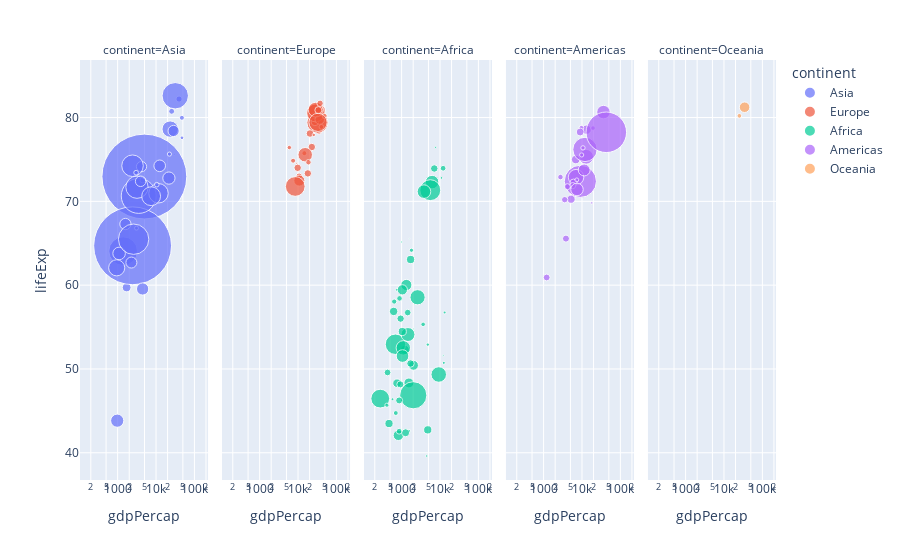

Notebook code cell kept with this figure:
### Markdown cell above
### Creating Interactive Animations and Facet Plots

### Code cell
px.scatter(gapminder2007, x="gdpPercap", y="lifeExp", color='continent',
          size="pop", size_max=60, hover_name="country", facet_col="continent", log_x=True)

### Figure 1 — Plotly figure (JSON) as saved in the notebook; plotly's stock layout.template omitted (floating-point values rounded to 4 significant figures)
{"data": [{"hovertemplate": "<b>%{hovertext}</b><br><br>continent=Asia<br>gdpPercap=%{x}<br>lifeExp=%{y}<br>pop=%{marker.size}<extra></extra>", "hovertext": ["Afghanistan", "Bahrain", "Bangladesh", "Cambodia", "China", "Hong Kong, China", "India", "Indonesia", "Iran", "Iraq", "Israel", "Japan", "Jordan", "Korea, Dem. Rep.", "Korea, Rep.", "Kuwait", "Lebanon", "Malaysia", "Mongolia", "Myanmar", "Nepal", "Oman", "Pakistan", "Philippines", "Saudi Arabia", "Singapore", "Sri Lanka", "Syria", "Taiwan", "Thailand", "Vietnam", "West Bank and Gaza", "Yemen, Rep."], "legendgroup": "Asia", "marker": {"color": "#636efa", "size": [31889923, 708573, 150448339, 14131858, 1318683096, 6980412, 1110396331, 223547000, 69453570, 27499638, 6426679, 127467972, 6053193, 23301725, 49044790, 2505559, 3921278, 24821286, 2874127, 47761980, 28901790, 3204897, 169270617, 91077287, 27601038, 4553009, 20378239, 19314747, 23174294, 65068149, 85262356, 4018332, 22211743], "sizemode": "area", "sizeref": 366300.0, "symbol": "circle"}, "mode": "markers", "name": "Asia", "orientation": "v", "showlegend": true, "type": "scatter", "x": [974.6, 29800.0, 1391.0, 1714.0, 4959.0, 39720.0, 2452.0, 3541.0, 11610.0, 4471.0, 25520.0, 31660.0, 4519.0, 1593.0, 23350.0, 47310.0, 10460.0, 12450.0, 3096.0, 944, 1091.0, 22320.0, 2606.0, 3190.0, 21650.0, 47140.0, 3970.0, 4185.0, 28720.0, 7458.0, 2442.0, 3025.0, 2281.0], "xaxis": "x", "y": [43.83, 75.64, 64.06, 59.72, 72.96, 82.21, 64.7, 70.65, 70.96, 59.55, 80.75, 82.6, 72.53, 67.3, 78.62, 77.59, 71.99, 74.24, 66.8, 62.07, 63.78, 75.64, 65.48, 71.69, 72.78, 79.97, 72.4, 74.14, 78.4, 70.62, 74.25, 73.42, 62.7], "yaxis": "y"}, {"hovertemplate": "<b>%{hovertext}</b><br><br>continent=Europe<br>gdpPercap=%{x}<br>lifeExp=%{y}<br>pop=%{marker.size}<extra></extra>", "hovertext": ["Albania", "Austria", "Belgium", "Bosnia and Herzegovina", "Bulgaria", "Croatia", "Czech Republic", "Denmark", "Finland", "France", "Germany", "Greece", "Hungary", "Iceland", "Ireland", "Italy", "Montenegro", "Netherlands", "Norway", "Poland", "Portugal", "Romania", "Serbia", "Slovak Republic", "Slovenia", "Spain", "Sweden", "Switzerland", "Turkey", "United Kingdom"], "legendgroup": "Europe", "marker": {"color": "#EF553B", "size": [3600523, 8199783, 10392226, 4552198, 7322858, 4493312, 10228744, 5468120, 5238460, 61083916, 82400996, 10706290, 9956108, 301931, 4109086, 58147733, 684736, 16570613, 4627926, 38518241, 10642836, 22276056, 10150265, 5447502, 2009245, 40448191, 9031088, 7554661, 71158647, 60776238], "sizemode": "area", "sizeref": 366300.0, "symbol": "circle"}, "mode": "markers", "name": "Europe", "orientation": "v", "showlegend": true, "type": "scatter", "x": [5937.0, 36130.0, 33690.0, 7446.0, 10680.0, 14620.0, 22830.0, 35280.0, 33210.0, 30470.0, 32170.0, 27540.0, 18010.0, 36180.0, 40680.0, 28570.0, 9254.0, 36800.0, 49360.0, 15390.0, 20510.0, 10810.0, 9787.0, 18680.0, 25770.0, 28820.0, 33860.0, 37510.0, 8458.0, 33200.0], "xaxis": "x2", "y": [76.42, 79.83, 79.44, 74.85, 73.0, 75.75, 76.49, 78.33, 79.31, 80.66, 79.41, 79.48, 73.34, 81.76, 78.89, 80.55, 74.54, 79.76, 80.2, 75.56, 78.1, 72.48, 74.0, 74.66, 77.93, 80.94, 80.88, 81.7, 71.78, 79.42], "yaxis": "y2"}, {"hovertemplate": "<b>%{hovertext}</b><br><br>continent=Africa<br>gdpPercap=%{x}<br>lifeExp=%{y}<br>pop=%{marker.size}<extra></extra>", "hovertext": ["Algeria", "Angola", "Benin", "Botswana", "Burkina Faso", "Burundi", "Cameroon", "Central African Republic", "Chad", "Comoros", "Congo, Dem. Rep.", "Congo, Rep.", "Cote d'Ivoire", "Djibouti", "Egypt", "Equatorial Guinea", "Eritrea", "Ethiopia", "Gabon", "Gambia", "Ghana", "Guinea", "Guinea-Bissau", "Kenya", "Lesotho", "Liberia", "Libya", "Madagascar", "Malawi", "Mali", "Mauritania", "Mauritius", "Morocco", "Mozambique", "Namibia", "Niger", "Nigeria", "Reunion", "Rwanda", "Sao Tome and Principe", "Senegal", "Sierra Leone", "Somalia", "South Africa", "Sudan", "Swaziland", "Tanzania", "Togo", "Tunisia", "Uganda", "Zambia", "Zimbabwe"], "legendgroup": "Africa", "marker": {"color": "#00cc96", "size": [33333216, 12420476, 8078314, 1639131, 14326203, 8390505, 17696293, 4369038, 10238807, 710960, 64606759, 3800610, 18013409, 496374, 80264543, 551201, 4906585, 76511887, 1454867, 1688359, 22873338, 9947814, 1472041, 35610177, 2012649, 3193942, 6036914, 19167654, 13327079, 12031795, 3270065, 1250882, 33757175, 19951656, 2055080, 12894865, 135031164, 798094, 8860588, 199579, 12267493, 6144562, 9118773, 43997828, 42292929, 1133066, 38139640, 5701579, 10276158, 29170398, 11746035, 12311143], "sizemode": "area", "sizeref": 366300.0, "symbol": "circle"}, "mode": "markers", "name": "Africa", "orientation": "v", "showlegend": true, "type": "scatter", "x": [6223.0, 4797.0, 1441.0, 12570.0, 1217.0, 430.1, 2042.0, 706.0, 1704.0, 986.1, 277.6, 3633.0, 1545.0, 2082.0, 5581.0, 12150.0, 641.4, 690.8, 13210.0, 752.7, 1328.0, 942.7, 579.2, 1463.0, 1569.0, 414.5, 12060.0, 1045.0, 759.3, 1043.0, 1803.0, 10960.0, 3820.0, 823.7, 4811.0, 619.7, 2014.0, 7670.0, 863.1, 1598.0, 1712.0, 862.5, 926.1, 9270.0, 2602.0, 4513.0, 1107.0, 883.0, 7093.0, 1056.0, 1271.0, 469.7], "xaxis": "x3", "y": [72.3, 42.73, 56.73, 50.73, 52.3, 49.58, 50.43, 44.74, 50.65, 65.15, 46.46, 55.32, 48.33, 54.79, 71.34, 51.58, 58.04, 52.95, 56.73, 59.45, 60.02, 56.01, 46.39, 54.11, 42.59, 45.68, 73.95, 59.44, 48.3, 54.47, 64.16, 72.8, 71.16, 42.08, 52.91, 56.87, 46.86, 76.44, 46.24, 65.53, 63.06, 42.57, 48.16, 49.34, 58.56, 39.61, 52.52, 58.42, 73.92, 51.54, 42.38, 43.49], "yaxis": "y3"}, {"hovertemplate": "<b>%{hovertext}</b><br><br>continent=Americas<br>gdpPercap=%{x}<br>lifeExp=%{y}<br>pop=%{marker.size}<extra></extra>", "hovertext": ["Argentina", "Bolivia", "Brazil", "Canada", "Chile", "Colombia", "Costa Rica", "Cuba", "Dominican Republic", "Ecuador", "El Salvador", "Guatemala", "Haiti", "Honduras", "Jamaica", "Mexico", "Nicaragua", "Panama", "Paraguay", "Peru", "Puerto Rico", "Trinidad and Tobago", "United States", "Uruguay", "Venezuela"], "legendgroup": "Americas", "marker": {"color": "#ab63fa", "size": [40301927, 9119152, 190010647, 33390141, 16284741, 44227550, 4133884, 11416987, 9319622, 13755680, 6939688, 12572928, 8502814, 7483763, 2780132, 108700891, 5675356, 3242173, 6667147, 28674757, 3942491, 1056608, 301139947, 3447496, 26084662], "sizemode": "area", "sizeref": 366300.0, "symbol": "circle"}, "mode": "markers", "name": "Americas", "orientation": "v", "showlegend": true, "type": "scatter", "x": [12780.0, 3822.0, 9066.0, 36320.0, 13170.0, 7007.0, 9645.0, 8948.0, 6025.0, 6873.0, 5728.0, 5186.0, 1202.0, 3548.0, 7321.0, 11980.0, 2749.0, 9809.0, 4173.0, 7409.0, 19330.0, 18010.0, 42950.0, 10610.0, 11420.0], "xaxis": "x4", "y": [75.32, 65.55, 72.39, 80.65, 78.55, 72.89, 78.78, 78.27, 72.23, 74.99, 71.88, 70.26, 60.92, 70.2, 72.57, 76.19, 72.9, 75.54, 71.75, 71.42, 78.75, 69.82, 78.24, 76.38, 73.75], "yaxis": "y4"}, {"hovertemplate": "<b>%{hovertext}</b><br><br>continent=Oceania<br>gdpPercap=%{x}<br>lifeExp=%{y}<br>pop=%{marker.size}<extra></extra>", "hovertext": ["Australia", "New Zealand"], "legendgroup": "Oceania", "marker": {"color": "#FFA15A", "size": [20434176, 4115771], "sizemode": "area", "sizeref": 366300.0, "symbol": "circle"}, "mode": "markers", "name": "Oceania", "orientation": "v", "showlegend": true, "type": "scatter", "x": [34440.0, 25190.0], "xaxis": "x5", "y": [81.23, 80.2], "yaxis": "y5"}], "layout": {"annotations": [{"font": {}, "showarrow": false, "text": "continent=Asia", "x": 0.092, "xanchor": "center", "xref": "paper", "y": 1, "yanchor": "bottom", "yref": "paper"}, {"font": {}, "showarrow": false, "text": "continent=Europe", "x": 0.296, "xanchor": "center", "xref": "paper", "y": 1, "yanchor": "bottom", "yref": "paper"}, {"font": {}, "showarrow": false, "text": "continent=Africa", "x": 0.5, "xanchor": "center", "xref": "paper", "y": 1, "yanchor": "bottom", "yref": "paper"}, {"font": {}, "showarrow": false, "text": "continent=Americas", "x": 0.704, "xanchor": "center", "xref": "paper", "y": 1, "yanchor": "bottom", "yref": "paper"}, {"font": {}, "showarrow": false, "text": "continent=Oceania", "x": 0.908, "xanchor": "center", "xref": "paper", "y": 1, "yanchor": "bottom", "yref": "paper"}], "autosize": true, "legend": {"itemsizing": "constant", "title": {"text": "continent"}, "tracegroupgap": 0}, "margin": {"t": 60}, "xaxis": {"anchor": "y", "autorange": true, "domain": [0, 0.184], "range": [1.942, 5.509], "title": {"text": "gdpPercap"}, "type": "log"}, "xaxis2": {"anchor": "y2", "autorange": true, "domain": [0.204, 0.388], "matches": "x", "range": [1.942, 5.509], "title": {"text": "gdpPercap"}, "type": "log"}, "xaxis3": {"anchor": "y3", "autorange": true, "domain": [0.408, 0.592], "matches": "x", "range": [1.942, 5.509], "title": {"text": "gdpPercap"}, "type": "log"}, "xaxis4": {"anchor": "y4", "autorange": true, "domain": [0.612, 0.796], "matches": "x", "range": [1.942, 5.509], "title": {"text": "gdpPercap"}, "type": "log"}, "xaxis5": {"anchor": "y5", "autorange": true, "domain": [0.816, 1], "matches": "x", "range": [1.942, 5.509], "title": {"text": "gdpPercap"}, "type": "log"}, "yaxis": {"anchor": "x", "autorange": true, "domain": [0, 1], "range": [36.57, 87.58], "title": {"text": "lifeExp"}, "type": "linear"}, "yaxis2": {"anchor": "x2", "autorange": true, "domain": [0, 1], "matches": "y", "range": [36.57, 87.58], "showticklabels": false, "type": "linear"}, "yaxis3": {"anchor": "x3", "autorange": true, "domain": [0, 1], "matches": "y", "range": [36.57, 87.58], "showticklabels": false, "type": "linear"}, "yaxis4": {"anchor": "x4", "autorange": true, "domain": [0, 1], "matches": "y", "range": [36.57, 87.58], "showticklabels": false, "type": "linear"}, "yaxis5": {"anchor": "x5", "autorange": true, "domain": [0, 1], "matches": "y", "range": [36.57, 87.58], "showticklabels": false, "type": "linear"}}}
